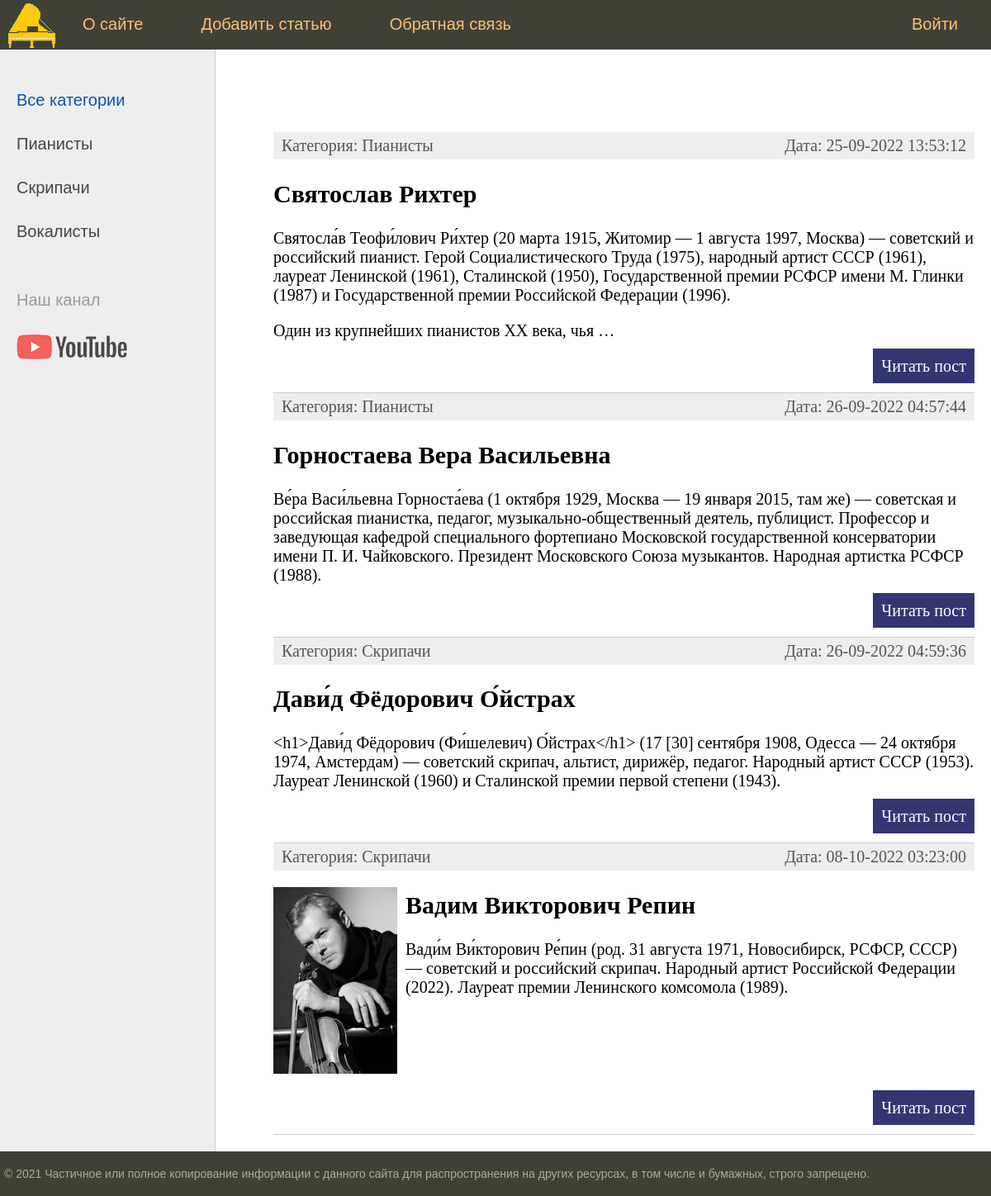
Before: / with the older database file.
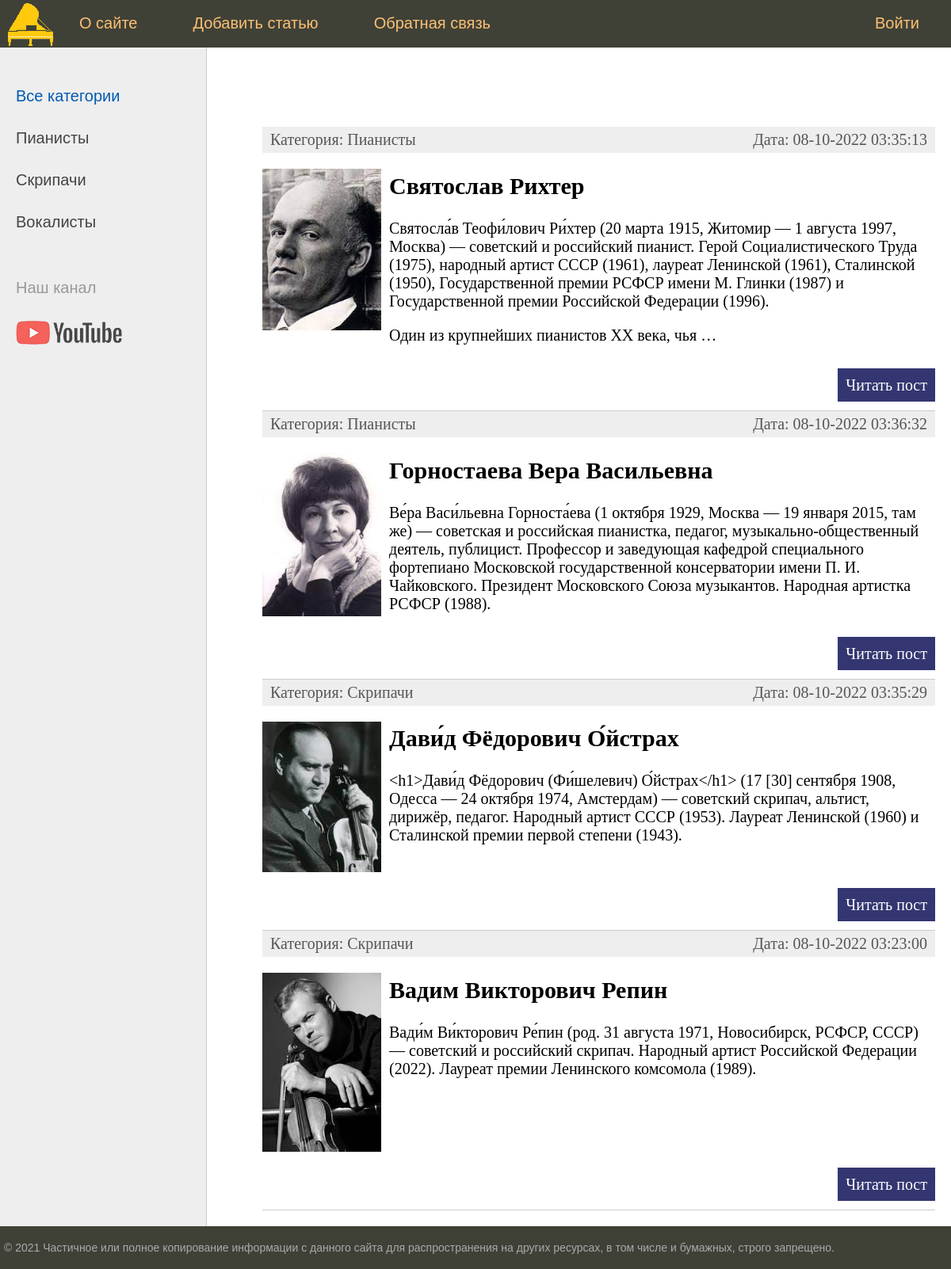
After: the same page with the newer database file.
### musicians/models.py (models this page shows, shortened)
class Category(models.Model):
    name = models.CharField(max_length=100, db_index=True, verbose_name="Категория")
    def __str__(self):
        return self.name
    def get_absolute_url(self):
        return reverse('category', kwargs={'cat_id': self.pk})
    class Meta:
        verbose_name = 'Категория'
        verbose_name_plural = 'Категории'
        ordering = ['id']

class Musicians(models.Model):
    id = models.AutoField(primary_key=True)
    title = models.CharField(max_length=255, verbose_name = "Заголовок")
    content = models.TextField(blank=True, verbose_name = "Текст статьи")
    photo = models.ImageField(upload_to="photos/%Y/%m/%d/", verbose_name = "Фотографии")
    audio = models.FileField(upload_to='audio/', blank=True, verbose_name = "Аудиозаписи")
    video = models.FileField(upload_to='video/', blank=True, verbose_name = "Видеозаписи")
    time_create = models.DateTimeField(auto_now_add=True, verbose_name = "Время создания")
    time_update = models.DateTimeField(auto_now=True, verbose_name = "Время обновления")
    is_published = models.BooleanField(default=True, verbose_name = "Публикация")
    cat = models.ForeignKey('Category', on_delete=models.PROTECT, null=True, verbose_name = "Категории")
    def get_absolute_url(self):
        return reverse('post', kwargs={'post_id': self.pk})
    class Meta:
        verbose_name = 'Известные музыканты'
        verbose_name_plural = 'Известные музыканты'
        ordering = ['time_create', 'title']

### musicians/views.py (the view)
# urls.py: path('', index, name='home'),
def index(request):
    posts = Musicians.objects.all()
    context = {
        'posts': posts,
        'menu': menu,
        'title': 'Главная страница',
        'cat_selected': 0,
    }
    return render(request, 'musicians/index.html', context=context)

### musicians/templatetags/musicians_tags.py (called while the page is built)
@register.inclusion_tag('musicians/list_categories.html')
def show_categories(sort=None, cat_selected=0):
    if not sort:
        cats = Category.objects.all() # возвращает фрагмент страницы
    else:
        cats = Category.objects.order_by(sort)
    return {"cats": cats, "cat_selected": cat_selected}

### musicians/templates/musicians/index.html (shortened to what this page needs)
{% extends 'musicians/base.html' %}
{% block content %}
<ul class="list-articles">
	{% for p in posts %}
			<li><div class="article-panel">
         		<p class="first">Категория: {{p.cat}}</p>
        	 	<p class="last">Дата: {{p.time_update|date:"d-m-Y H:i:s"}}</p>
			</div>
{% if p.photo %}
         <p><img class="img-article-left thumb" src="{{p.photo.url}}"></p>
{% endif %}
				<h2>{{p.title}}</h2>
	{% autoescape on %}
	{{p.content|linebreaks|truncatewords:50}}
	{% endautoescape %}
			<p class="link-read-post"><a href="{{ p.get_absolute_url }}">Читать пост</a></p>
			</li>
	{% endfor %}
</ul>
{% endblock %}

### musicians/templates/musicians/base.html (shortened to what this page needs)
{% load static %}
{% load musicians_tags %}
<!DOCTYPE html>
<html>
<head>
	<link type="text/css" href="{% static 'musicians/css/styles.css' %}" rel="stylesheet" />
</head>
<body>
<table class="table-page" border=0 cellpadding="0" cellspacing="0">
<tr><td valign=top>
{% block mainmenu %}
		<div class="header">
			<ul id="mainmenu" class="mainmenu">
			<li class="logo"><a href="{% url 'home' %}"><div class="logo"></div></a></li>
{% for m in menu %}
    {% if not forloop.last %}
				<li><a href="{% url m.url_name %}">{{m.title}}</a></li>
    {% else %}
				<li class="last"><a href="{% url m.url_name %}">{{m.title}}</a></li>
    {% endif %}
{% endfor %}
			</ul>
		</div>
{% endblock mainmenu %}
<table class="table-content" border=0 cellpadding="0" cellspacing="0">
<tr>
<td valign="top" class="left-chapters">
	<ul id="leftchapters">
{% if cat_selected == 0 %}
        <li class="selected">Все категории</li>
{% else %}
        <li><a href="{% url 'home' %}">Все категории</a></li>
{% endif %}
{% show_categories cat_selected=cat_selected %}
		<li class="share">
		<p>Наш канал</p>
		<a class="share-yt" href="https://www.youtube.com/channel/UCetgtvy93o3i3CvyGXKFU3g" target="_blank" rel="nofollow"></a>
		</li>
	</ul>
</td>
<td valign="top" class="content">
	<div class="content-text">
{% block content %}
{% endblock %}
	</div>
</td></tr></table>
</td></tr>
<tr><td valign=top>
	<div id="footer">
		<p>&copy; 2021 Частичное или полное копирование информации с данного сайта для распространения на других ресурсах, в том числе и бумажных, строго запрещено.</p>
	</div>
</td></tr></table>
</body>
</html>

### musicians/templates/musicians/list_categories.html
{% for c in cats %}
	{% if c.pk == cat_selected %}
        <li class="selected">{{c.name}}</li>
	{% else %}
        <li><a href="{{ c.get_absolute_url }}">{{c.name}}</a></li>
	{% endif %}
{% endfor %}

### musicians/static/musicians/css/styles.css (style rules this page uses)
html, body { font-family: 'Arial'; margin: 0; padding: 0; height: 100%; width: 100%; color: #444; }
a { color: #0059b2; text-decoration: none; }
img { max-width: 600px; height: auto; }
img.img-article-left { max-width: 300px; height: auto; float: left; padding: 0 10px 10px 0; }
img.img-article-left.thumb { max-width: 150px; height: auto; }
p.link-read-post { text-align: right; }
p.link-read-post a { padding: 10px; min-width: 100px; background: #333671; color: #fff; text-decoration: none; }
div.article-panel { background: #eee; padding: 5px 10px 5px 10px; box-sizing: border-box; overflow: hidden; color: #555; }
div.article-panel p.first { margin: 0; float: left; }
div.article-panel p.last { margin: 0; float: right; }
ul.list-articles { list-style: none; margin: 0; padding: 0; }
ul.list-articles li { border-bottom: 1px solid #ccc; }
.table-page { width: 100%; height: 100%; vertical-align: top; }
.table-page tr { height: 100%; }
.header { background: #3F4137; height: 60px; }
.logo { background: url('../images/logo.png') no-repeat 10px 2px; width: 70px; height: 60px; }
ul.mainmenu { list-style: none; margin: 0; padding: 0; height: 60px; color: #fdc073; font-size: 20px; overflow: hidden; }
ul.mainmenu li { float: left; margin: 18px 40px 0 30px; }
ul.mainmenu li.logo { margin: 0; }
ul.mainmenu li.last { float: right; }
ul.mainmenu li a { color: #fdc073; text-decoration: none; }
.table-content { width: 100%; min-height: 100%; height: 100%; }
.left-chapters { margin: 0; background: #eee; border-right: 1px solid #ccc; min-height: 100%; }
.left-chapters ul { width: 230px; min-height: 100%; margin: 0; padding: 20px 10px 10px 20px; list-style: none; font-size: 20px; }
.left-chapters ul li { margin: 30px 0 0 0; color: #999; }
.left-chapters ul li.selected { color: #0059b2; }
.left-chapters ul li a { color: #444; text-decoration: none; }
.left-chapters ul li.share { margin: 60px 0 0 0; }
.left-chapters ul li.share p { margin: 30px 0 30px 0; }
.left-chapters ul li.share a { display: inline-block; width: 40px; height: 40px; margin: 0 20px 0 0; }
.left-chapters ul li.share a.share-yt { width: 100%; height: 30px; background: url('../images/share_yt.png') no-repeat 0 0 }
.content { padding: 40px 20px 20px 40px; width: 100%; box-sizing: border-box; }
.content-text { margin: 60px 0 0 30px; color: #000; font-size: 20px; font-family: Yandex Sans Display Light; }
#footer { box-sizing: border-box; background: #3F4137; padding: 5px; color: #aaa; font-size: 14px; font-family: Verdana, Geneva, Arial, Helvetica; text-align: left; overflow: hidden; }

Changed rows visible on the page:
changed Musicians "Святослав Рихтер": time_update "25-09-2022 13:53:12" → "08-10-2022 03:35:13"; photo: picture added
changed Musicians "Горностаева Вера Васильевна": time_update "26-09-2022 04:57:44" → "08-10-2022 03:36:32"; photo: picture added
changed Musicians "Дави́д Фёдорович О́йстрах": time_update "26-09-2022 04:59:36" → "08-10-2022 03:35:29"; photo: picture added
